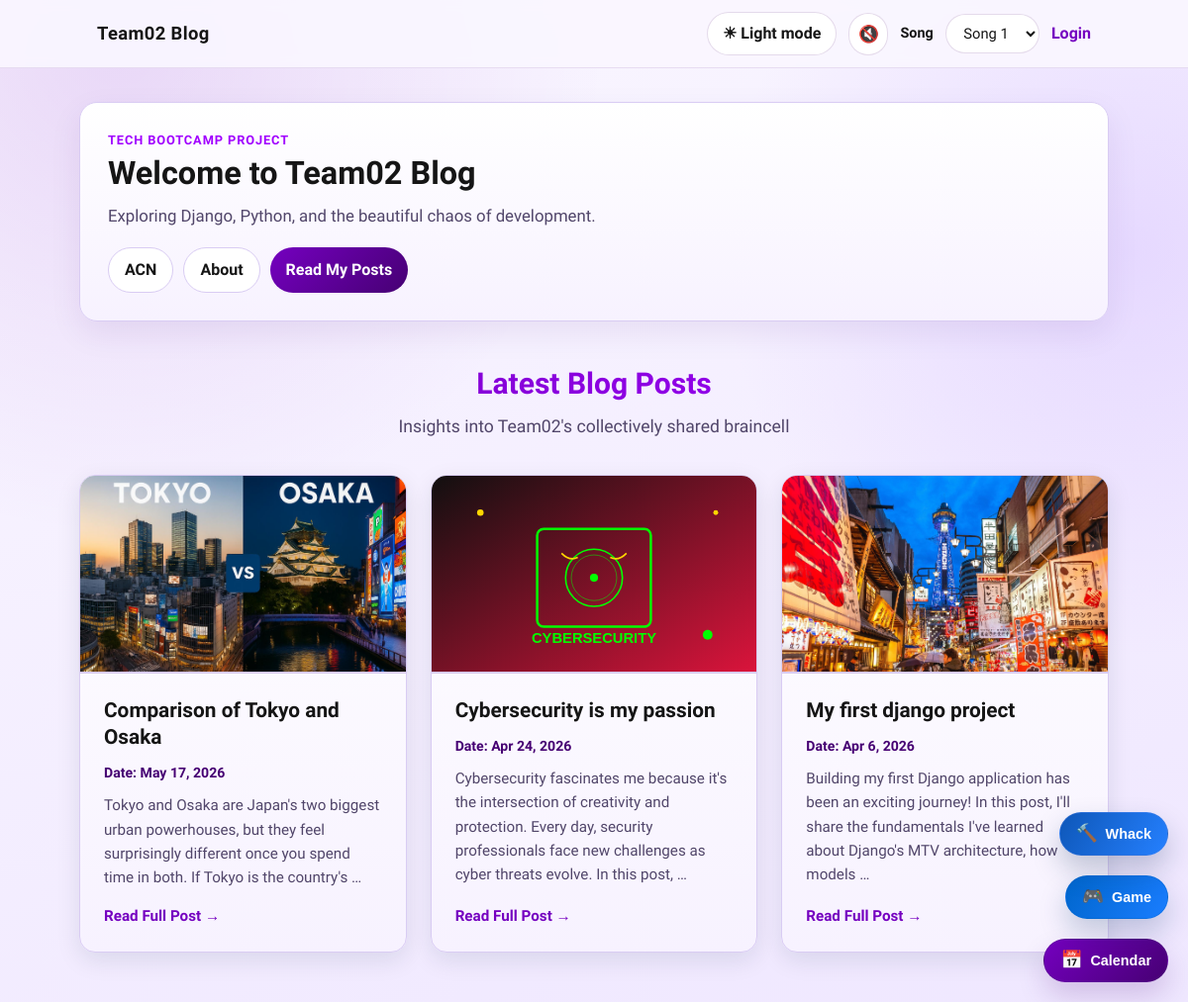
Before: / with the older database file.
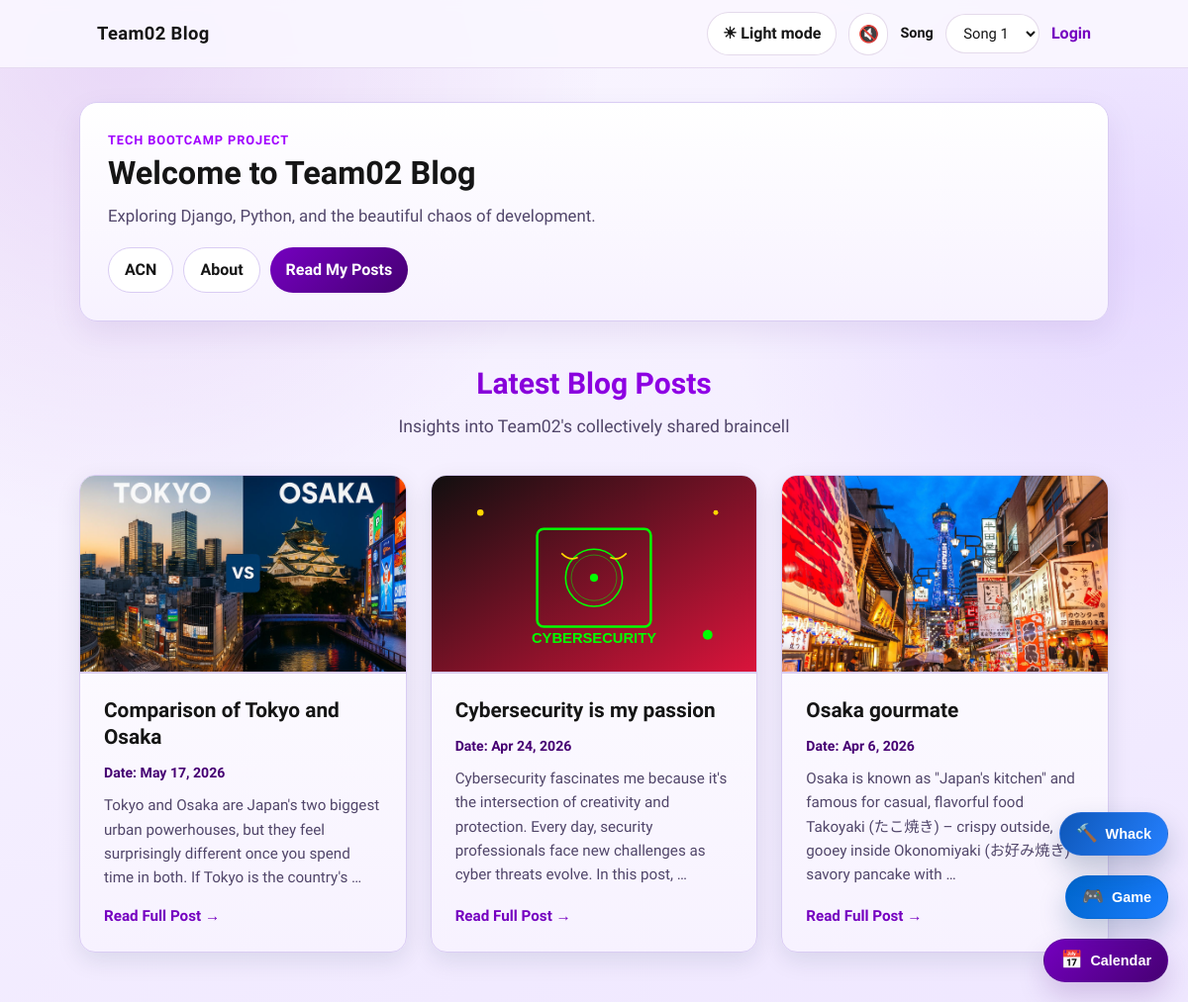
After: the same page with the newer database file.
### blog/models.py (models this page shows, shortened)
class Post(models.Model):
    title = models.CharField(max_length=200)
    content = models.TextField()
    slug = models.SlugField(unique=True)
    publish_date = models.DateField(blank=True, null=True)

### blog/views.py (the view)
# urls.py: path("", views.starting_page, name ="starting-page"),
def starting_page(request):
    if request.method == "POST":
        username = request.POST.get("username")
        print(username)
    selected_month, selected_year, today = _parse_month_year_params(request)
    posts = Post.objects.all().order_by("-publish_date", "-id")
    calendar_weeks = _build_calendar_weeks(selected_month, selected_year, today)
    prev_month = selected_month - 1
    prev_year = selected_year
    if prev_month == 0:
        prev_month = 12
        prev_year -= 1
    next_month = selected_month + 1
    next_year = selected_year
    if next_month == 13:
        next_month = 1
        next_year += 1
    about_pages = AboutPage.objects.all().order_by("-id")
    return render(request, "blog/index.html", {
        "about_pages": about_pages,
        "posts": posts,
        "calendar_weeks": calendar_weeks,
        "calendar_month_name": calendar.month_name[selected_month],
        "calendar_month": selected_month,
        "calendar_year": selected_year,
        "calendar_prev_month": prev_month,
        "calendar_prev_year": prev_year,
        "calendar_next_month": next_month,
        "calendar_next_year": next_year,
        "calendar_year_options": range(selected_year - 4, selected_year + 5),
        "calendar_today_month": today.month,
        "calendar_today_year": today.year,
    })

### blog/views.py (called while the page is built)
def _parse_month_year_params(request):
    today = timezone.localdate()
    selected_month = today.month
    selected_year = today.year
    month_query = request.GET.get("month")
    year_query = request.GET.get("year")
    try:
        if month_query is not None:
            selected_month = max(1, min(12, int(month_query)))
        if year_query is not None:
            selected_year = max(1900, min(2100, int(year_query)))
    except (TypeError, ValueError):
        selected_month = today.month
        selected_year = today.year
    return selected_month, selected_year, today

### blog/templates/blog/index.html (shortened to what this page needs)
{% extends "base.html" %}
{% load static %}
{% block css_files %}
  {{ block.super }}
  <link rel="stylesheet" href="{% static 'blog/cc-game.css' %}">
  <link rel="stylesheet" href="{% static 'blog/whack_a_mole.css' %}">
{% endblock %}
{% block content %}
{% include "blog/calendar_popup.html" %}
{% include "blog/cc_game_popup.html" %}
{% include "blog/whack_a_mole_popup.html" %}
<section class="hero-card">
  <p class="eyebrow">Tech Bootcamp Project</p>
  <h1>Welcome to Team02 Blog</h1>
  <p class="hero-subtext">
    Exploring Django, Python, and the beautiful chaos of development.
  </p>
  <div class="quick-actions" aria-label="Quick links">
    <a class="btn btn-soft" href="https://www.accenture.com/jp-ja" target="_blank" rel="noopener noreferrer">ACN</a>
    <a class="btn btn-soft" href="{% url 'about-page' %}">About</a>
    <a class="btn btn-primary" href="#blog-section">Read My Posts</a>
  </div>
</section>
{% if posts %}
<section id="blog-section" class="blog-section" aria-label="Blog posts">
  <div class="section-header">
    <h2 class="section-title">Latest Blog Posts</h2>
    <p class="section-subtitle">Insights into Team02's collectively shared braincell</p>
  </div>
  <div class="blog-grid" role="list">
    {% for post in posts %}
    <article class="blog-card" role="listitem">
      <div class="blog-card-image">
        {% if post.slug == "my-first-django-project" %}
          <img src="{% static 'blog/pic.jpg' %}" alt="Osaka gourmate" class="card-image">
        {% elif "django" in post.slug %}
          <img src="{% static 'blog/django-project.svg' %}" alt="Django project illustration" class="card-image">
        {% elif "cybersecurity" in post.slug %}
          <img src="{% static 'blog/cybersecurity.svg' %}" alt="Cybersecurity illustration" class="card-image">
        {% elif "tokyo" in post.slug or "osaka" in post.slug %}
          <img src="{% static 'blog/touzai.png' %}" alt="Tokyo and Osaka comparison" class="card-image">
        {% else %}
          <img src="{% static 'blog/confused-dev.svg' %}" alt="Developer illustration" class="card-image">
        {% endif %}
      </div>
      <div class="blog-card-content">
        <h3 class="blog-card-title">{{ post.title }}</h3>
        {% if post.publish_date %}
          <p class="blog-date">Date: {{ post.publish_date|date:"M j, Y" }}</p>
        {% endif %}
        <p class="blog-card-excerpt">
          {{ post.content|truncatewords:25 }}
        </p>
        <a href="{% url 'post-details-page' slug=post.slug %}" class="read-more-link" aria-label="Read full post: {{ post.title }}">
          Read Full Post →
        </a>
      </div>
    </article>
    {% endfor %}
  </div>
</section>
{% endif %}
{% endblock %}

### templates/base.html (shortened to what this page needs)
{% load static %}
<!DOCTYPE html>
<html lang="en">
<head>
    {% block css_files %}
      <link rel="stylesheet" href="{% static 'blog/styles.css' %}">
      <link rel="stylesheet" href="{% static 'blog/dark-mode.css' %}">
    {% endblock %}
</head>
<body>
  <nav class="site-nav" id="main-navigation" aria-label="Primary">
    <div class="site-nav-inner">
      <a class="site-brand" href="{% url 'starting-page' %}">Team02 Blog</a>
      <div class="site-nav-links">
        <button
          type="button"
          class="dark-mode-toggle"
          data-dark-mode-toggle
          aria-live="polite"
          aria-label="Toggle color theme"
          title="Toggle color theme"
        >
        </button>
        <button
          type="button"
          class="music-toggle"
          data-music-toggle
          aria-live="polite"
          aria-label="Background music is off. Activate to turn on."
          title="Turn on background music"
        >
        </button>
        <label class="music-select-label" for="site-music-select">Song</label>
        <select
          id="site-music-select"
          class="music-select"
          data-music-select
          aria-label="Select background song"
        >
          <option value="{% static 'blog/audio/song1.mp3' %}">Song 1</option>
        </select>
        {% if user.is_authenticated %}
          <span class="site-greeting">Hi, {{ user.username }}</span>
          <a class="site-nav-link" href="{% url 'logout' %}">Logout</a>
        {% else %}
          <a class="site-nav-link" href="{% url 'login' %}">Login</a>
        {% endif %}
      </div>
    </div>
  </nav>
  <main class="page-shell">
    {% block content %}{% endblock %}
  </main>
</body>
</html>

### blog/templates/blog/calendar_popup.html (shortened to what this page needs)
{% load static %}
<button
  type="button"
  class="calendar-fab"
  id="calendar-open"
  aria-label="Open post calendar"
  aria-haspopup="dialog"
>
  <span class="calendar-fab-icon" aria-hidden="true">📅</span>
  <span class="calendar-fab-text">Calendar</span>
</button>

### blog/templates/blog/cc_game_popup.html (shortened to what this page needs)
{% load static %}
<button
  type="button"
  class="cc-game-fab"
  id="cc-game-open"
  aria-label="Open number guess game"
  aria-haspopup="dialog"
>
  <span class="cc-game-fab-icon" aria-hidden="true">🎮</span>
  <span class="cc-game-fab-text">Game</span>
</button>

### blog/templates/blog/whack_a_mole_popup.html (shortened to what this page needs)
{% load static %}
<button
  type="button"
  class="wam-game-fab"
  id="wam-game-open"
  aria-label="Open Whack-a-Mole game"
  aria-haspopup="dialog"
>
  <span class="wam-game-fab-icon" aria-hidden="true">🔨</span>
  <span class="wam-game-fab-text">Whack</span>
</button>

### blog/static/blog/dark-mode.css (style rules this page uses)
:root { --page-bg: #ffffff; --text-color: #151515; --nav-bg: transparent; --nav-link: #460073; --nav-link-hover: #a100ff; --card-bg: #ffffff; --card-text: #151515; --muted-text: #51466a; --welcome-bg: linear-gradient(to right top, #7500c0, #c3a3ff); --about-bg: #e6dcff; --summary-bg: #f1e9ff; --post-hover-bg: #7500c0; --post-hover-text: #ffffff; --post-hover-time: #efe7ff; --bg-top: #faf7ff; --bg-bottom: #efe7ff; --surface: #ffffff; --surface-soft: #f7f2ff; --text: #151515; --muted: #51466a; --border: #d9ccf3; --brand: #7500c0; --brand-dark: #460073; --accent: #a100ff; --toggle-bg: rgba(255, 255, 255, 0.92); --toggle-text: #151515; --toggle-border: rgba(70, 0, 115, 0.14); --toggle-hover-bg: #f1e9ff; }
body { background-color: var(--page-bg); color: var(--text-color); transition: background-color 0.25s ease, color 0.25s ease; }
.site-brand, .site-nav-link, .site-greeting { color: var(--text); }
.site-nav-link { color: var(--brand); }
.dark-mode-toggle { margin-left: 1rem; border: 1px solid var(--toggle-border); background: var(--toggle-bg); color: var(--toggle-text); border-radius: 999px; padding: 0.45rem 0.95rem; font: inherit; font-weight: 700; cursor: pointer; transition: background-color 0.2s ease, border-color 0.2s ease, color 0.2s ease; }
.music-toggle { border: 1px solid var(--toggle-border); background: var(--toggle-bg); color: var(--toggle-text); border-radius: 999px; width: 40px; min-height: 40px; display: inline-flex; align-items: center; justify-content: center; font-size: 1.05rem; cursor: pointer; transition: background-color 0.2s ease, border-color 0.2s ease, transform 0.2s ease; }
.music-select-label { font-size: 0.9rem; font-weight: 700; color: var(--toggle-text); }
.music-select { min-height: 40px; border: 1px solid var(--toggle-border); background: var(--toggle-bg); color: var(--toggle-text); border-radius: 999px; padding: 0.4rem 0.85rem; font: inherit; font-size: 0.92rem; }

### blog/static/blog/cc-game.css (style rules this page uses)
:root { --cc-game-bg-1: #f3f8ff; --cc-game-bg-2: #d9ebff; --cc-game-card: #ffffff; --cc-game-text: #152238; --cc-game-muted: #4f5f78; --cc-game-accent: #0066cc; --cc-game-accent-2: #00a3a3; --cc-game-disabled: #c6cfde; --cc-game-border: #cbd9ee; }
.cc-game-fab { position: fixed; right: 20px; bottom: 84px; z-index: 52; display: inline-flex; align-items: center; gap: 8px; border-radius: 999px; border: 1px solid rgba(0, 102, 204, 0.35); box-shadow: 0 14px 28px rgba(10, 48, 102, 0.22); padding: 10px 16px; color: #fff; background: linear-gradient(120deg, var(--cc-game-accent), #1a7dff); }
.cc-game-fab-icon { font-size: 1.1rem; line-height: 1; }
.cc-game-fab-text { font-size: 0.9rem; font-weight: 700; }

### blog/static/blog/whack_a_mole.css (style rules this page uses)
:root { --wam-game-bg: radial-gradient(circle at 15% 20%, #1d2f52 0%, #0b1220 45%, #070b14 100%); --wam-game-surface: rgba(17, 24, 39, 0.9); --wam-game-surface-strong: rgba(10, 16, 30, 0.95); --wam-game-text: #e7eefc; --wam-game-text-muted: #9bb0d1; --wam-game-accent: #39d0ff; --wam-game-accent-2: #5bffb5; --wam-game-hit: #ff8a4a; --wam-game-danger: #ff6a6a; --wam-game-shadow: 0 20px 50px rgba(0, 0, 0, 0.45); }
.wam-game-fab { position: fixed; right: 20px; bottom: 148px; z-index: 53; display: inline-flex; align-items: center; gap: 8px; border-radius: 999px; border: 1px solid rgba(77, 126, 224, 0.35); box-shadow: 0 14px 28px rgba(18, 46, 92, 0.25); padding: 10px 16px; color: #fff; background: linear-gradient(120deg, #0e57b8, #2580ff); }
.wam-game-fab-icon { font-size: 1.1rem; line-height: 1; }
.wam-game-fab-text { font-size: 0.9rem; font-weight: 700; }
@media (prefers-color-scheme: light) { :root { --wam-game-bg: radial-gradient(circle at 20% 15%, #e9f2ff 0%, #ceddfa 45%, #becff2 100%); --wam-game-surface: rgba(241, 247, 255, 0.92); --wam-game-surface-strong: rgba(225, 236, 252, 0.95); --wam-game-text: #0f1f3d; --wam-game-text-muted: #35507d; --wam-game-shadow: 0 12px 26px rgba(14, 43, 92, 0.25); } }

Changed rows visible on the page:
changed Post: title "My first django project" → "Osaka gourmate"; content "Building my first Django application has been an exciting journey! In this post, I'll share the fundamentals I've learned about Django's MTV architecture, how models …" → "Osaka is known as \"Japan's kitchen\" and famous for casual, flavorful food Takoyaki (たこ焼き) – crispy outside, gooey inside Okonomiyaki (お好み焼き) – savory pancake with …"
